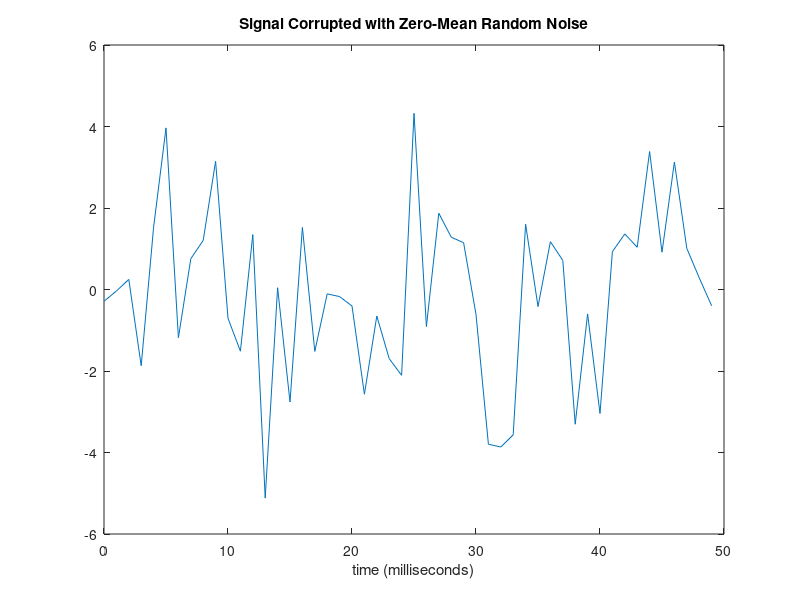
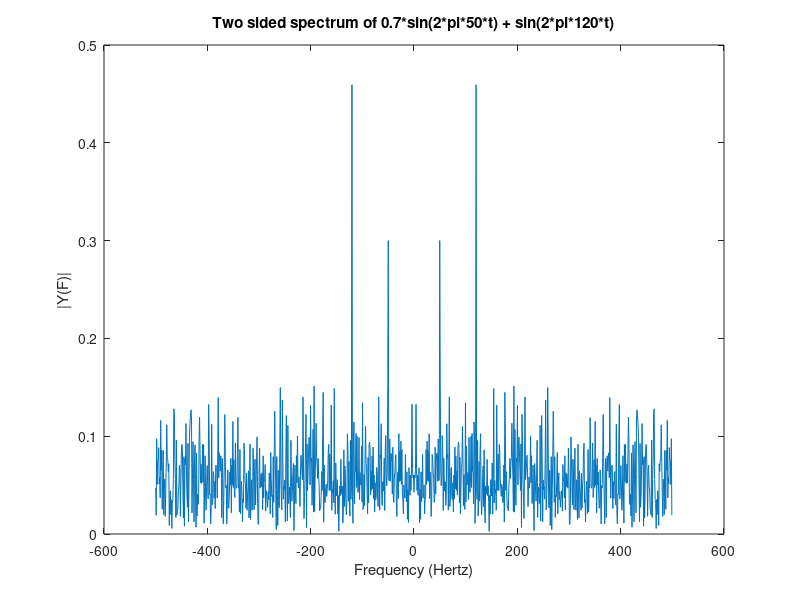
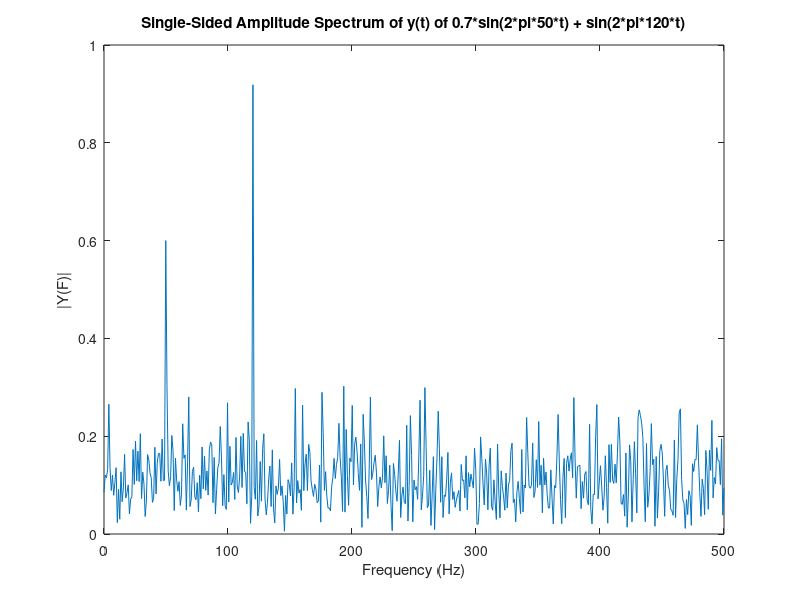

MATLAB code for these plots, in order:
% A file downloaded from the net. Credit: Unknown
%A common use of Fourier transforms is to find the frequency components of 
% a signal buried in a noisy time domain signal. Consider data sampled at 
% 1000 Hz. Form a signal containing a 50 Hz sinusoid of amplitude 0.7 and 
% 120 Hz sinusoid of amplitude 1 and corrupt it with some zero-mean random 
% noise:
clear all;close all
Fs = 1000;                    % Sampling frequency, per sec
Ts = 1/Fs;                     % Sample time
L = 1000;                     % Length of signal
t = (0:L-1)*Ts;                % Time vector
display('Consider the discrete time sum of two sinusoids corrupted by random noise')
fprintf('\n y [t] = 0.7*sin(2*pi*50*t) + sin(2*pi*120*t) + 2*randn\n')
fprintf('\nSampling frequency Fs = %g\n',Fs)
% Sum of a 50 Hz sinusoid and a 120 Hz sinusoid
x = 0.7*sin(2*pi*50*t) + sin(2*pi*120*t); 
y = x + 2*randn(size(t))*1;     % Sinusoids plus noise
plot(Fs*t(1:50),y(1:50)) %time is multiplied by Fs to conver to ms
title('Signal Corrupted with Zero-Mean Random Noise')
xlabel('time (milliseconds)')
display('Here is the time-domain plot. It is difficult to identify the frequency components by looking at the')
display('original signal. Converting to the frequency domain, the discrete Fourier')
display('transform of the noisy signal y is found by taking the fast Fourier transform (fft)')
display('')
display('Paused...please press any key to continue')
pause

% transform of the noisy signal y is found by taking the fast Fourier 
% transform (FFT):
% original signal. Converting to the frequency domain, the discrete Fourier 
% transform of the noisy signal y is found by taking the fast Fourier 
% transform (FFT)')

% It is difficult to identify the frequency components by looking at the 
% original signal. Converting to the frequency domain, the discrete Fourier 
% transform of the noisy signal y is found by taking the fast Fourier 
% transform (FFT):

NFFT = 2^nextpow2(L); % Next power of 2 from length of y
Y = fft(y,NFFT)/L;

% the frequency axis is chosen as k/(Nfft*h) where k goes from 0 to NFFT/2.
% The frequency response is periodic after that. Here h is the sampling
% period, thus h = 1/Fs. Thus f = (0:512)/(Nfft*h) = Fs*(0:512)/Nfft
figure
f2 = Fs*(-0.5:1/NFFT:0.5-1/NFFT);
plot(f2,abs(fftshift(Y))); xlabel('Frequency (Hertz)'); 
ylabel('|Y(F)|'); title('Two sided spectrum of 0.7*sin(2*pi*50*t) + sin(2*pi*120*t)')

f = Fs/2*linspace(0,1,NFFT/2+1); %
display('Two sided spectrum: symmetric for real signals')
display('the frequency axis is chosen as k/(Nfft*h) where k goes from 0 to NFFT/2.')
display('The frequency response is periodic after that. Here h is the sampling')
display('period, thus h = 1/Fs. Thus f = (0:512)/(Nfft*h) = Fs*(0:512)/Nfft')
display(' ')


display('The main reason the amplitudes are not exactly at 0.7 and 1 is because of') 
display('the noise. Several executions of this code (including recomputation of y')
display('will produce different approximations to 0.7 and 1. The other reason is') 
display('that you have a finite length signal. Increasing L from 1000 to 10000 in') 
display('the example above will produce much better approximations on average.')
display('')
display('Next lets look at the one-sided spectrum')
display('Paused...please press any key to continue')
pause
% Plot single-sided amplitude spectrum.
figure
plot(f,2*abs(Y(1:NFFT/2+1))) 
title('Single-Sided Amplitude Spectrum of y(t) of 0.7*sin(2*pi*50*t) + sin(2*pi*120*t)')
xlabel('Frequency (Hz)')
ylabel('|Y(F)|')
display('One sided spectrum:')


